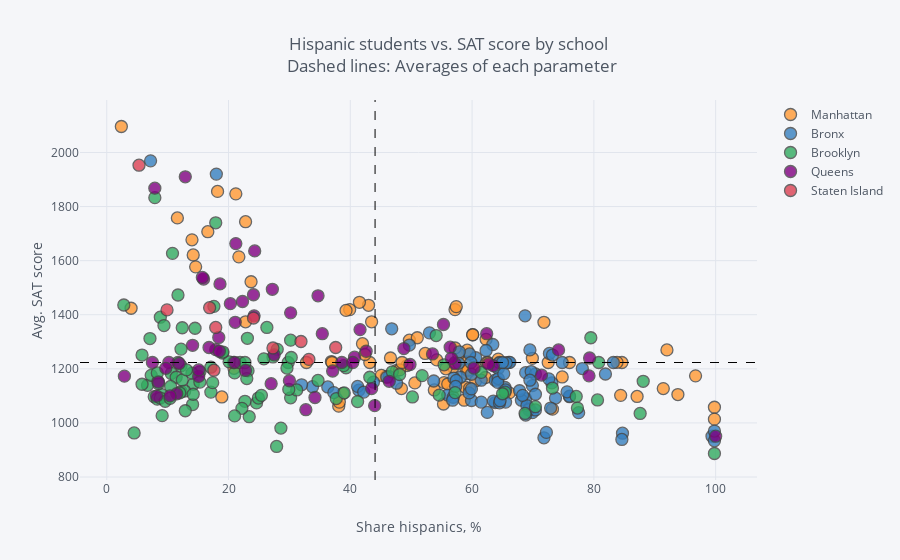

The notebook cell saved with this chart:
### Markdown cell above
White and Asian students have a significant positive correlations with SAT scores, whereas  Black and Hispanic students have negative correlations with Hispanics being at a slightly higher disadvantage. This trends in the NYC dataset are in agreement with the achievement gaps among groups of students in the same time period (2011).  https://nces.ed.gov/nationsreportcard/studies/gaps/

### Code cell
combined.iplot(
        x='hispanic_per',
        y='sat_score',
        categories='boro',
        text="SCHOOL NAME",
        vline= {"x":combined["hispanic_per"].mean(),
                "color":"#000000",
                "dash": "dash"
               },
        hline={"y":combined["sat_score"].mean(),
               "color":"#000000",
               "dash": "dash"
              },
        xTitle='Share hispanics, %',
        yTitle='Avg. SAT score',
        title='Hispanic students vs. SAT score by school <br> Dashed lines: Averages of each parameter'
    )
print("Recommendation: Click the legend to view by boroughs")

### Figure 1 — Plotly figure (JSON) as saved in the notebook; plotly's stock layout.template omitted (floating-point values rounded to 4 significant figures)
{"data": [{"marker": {"color": "rgba(255, 153, 51, 1.0)", "line": {"width": 1.3}, "opacity": 0.8, "size": 12, "symbol": "circle"}, "mode": "markers", "name": "Manhattan", "text": ["HENRY STREET SCHOOL FOR INTERNATIONAL STUDIES", "UNIVERSITY NEIGHBORHOOD HIGH SCHOOL", "EAST SIDE COMMUNITY SCHOOL", "MARTA VALLE HIGH SCHOOL", "NEW EXPLORATIONS INTO SCIENCE, TECHNOLOGY AND MATH HIGH SCHOOL", "BARD HIGH SCHOOL EARLY COLLEGE", "47 THE AMERICAN SIGN LANGUAGE AND ENGLISH SECONDARY SCHOOL", "FOOD AND FINANCE HIGH SCHOOL", "ESSEX STREET ACADEMY", "HIGH SCHOOL OF HOSPITALITY MANAGEMENT", "PACE HIGH SCHOOL", "URBAN ASSEMBLY SCHOOL OF DESIGN AND CONSTRUCTION, THE", "FACING HISTORY SCHOOL, THE", "URBAN ASSEMBLY ACADEMY OF GOVERNMENT AND LAW, THE", "LOWER MANHATTAN ARTS ACADEMY", "URBAN ASSEMBLY SCHOOL OF BUSINESS FOR YOUNG WOMEN, THE", "GRAMERCY ARTS HIGH SCHOOL", "NYC ISCHOOL", "MANHATTAN BUSINESS ACADEMY", "BUSINESS OF SPORTS SCHOOL", "THE HIGH SCHOOL FOR LANGUAGE AND DIPLOMACY", "HIGH SCHOOL FOR ENVIRONMENTAL STUDIES", "PROFESSIONAL PERFORMING ARTS HIGH SCHOOL", "BARUCH COLLEGE CAMPUS HIGH SCHOOL", "N.Y.C. LAB SCHOOL FOR COLLABORATIVE STUDIES", "N.Y.C. MUSEUM SCHOOL", "ELEANOR ROOSEVELT HIGH SCHOOL", "MILLENNIUM HIGH SCHOOL", "LANDMARK HIGH SCHOOL", "HIGH SCHOOL FOR HEALTH PROFESSIONS AND HUMAN SERVICES", "LEADERSHIP AND PUBLIC SERVICE HIGH SCHOOL", "MANHATTAN ACADEMY FOR ARTS & LANGUAGE", "HUDSON HIGH SCHOOL OF LEARNING TECHNOLOGIES", "INTERNATIONAL HIGH SCHOOL AT UNION SQUARE", "MANHATTAN VILLAGE ACADEMY", "VANGUARD HIGH SCHOOL", "MANHATTAN INTERNATIONAL HIGH SCHOOL", "STUYVESANT HIGH SCHOOL", "HIGH SCHOOL OF ECONOMICS AND FINANCE", "UNITY CENTER FOR URBAN TECHNOLOGIES", "TALENT UNLIMITED HIGH SCHOOL", "MURRY BERGTRAUM HIGH SCHOOL FOR BUSINESS CAREERS", "JACQUELINE KENNEDY ONASSIS HIGH SCHOOL", "REPERTORY COMPANY HIGH SCHOOL FOR THEATRE ARTS", "MANHATTAN BRIDGES HIGH SCHOOL", "NEW DESIGN HIGH SCHOOL", "HIGH SCHOOL FOR DUAL LANGUAGE AND ASIAN STUDIES", "THE URBAN ASSEMBLY NEW YORK HARBOR SCHOOL", "RICHARD R. GREEN HIGH SCHOOL OF TEACHING", "THE HIGH SCHOOL OF FASHION INDUSTRIES", "HUMANITIES PREPARATORY ACADEMY", "CHELSEA CAREER AND TECHNICAL EDUCATION HIGH SCHOOL", "ART AND DESIGN HIGH SCHOOL", "LIFE SCIENCES SECONDARY SCHOOL", "HIGH SCHOOL FOR ARTS, IMAGINATION AND INQUIRY", "URBAN ASSEMBLY SCHOOL FOR MEDIA STUDIES, THE", "THE URBAN ASSEMBLY SCHOOL FOR GREEN CAREERS", "THE GLOBAL LEARNING COLLABORATIVE", "WADLEIGH SECONDARY SCHOOL FOR THE PERFORMING & VISUAL ARTS", "FRANK MCCOURT HIGH SCHOOL", "BEACON HIGH SCHOOL", "FIORELLO H. LAGUARDIA HIGH SCHOOL OF MUSIC & ART AND PERFORMING ARTS", "HIGH SCHOOL FOR LAW, ADVOCACY AND COMMUNITY JUSTICE", "HIGH SCHOOL OF ARTS AND TECHNOLOGY", "MANHATTAN / HUNTER SCIENCE HIGH SCHOOL", "FREDERICK DOUGLASS ACADEMY II SECONDARY SCHOOL", "COALITION SCHOOL FOR SOCIAL CHANGE", "MANHATTAN CENTER FOR SCIENCE AND MATHEMATICS", "PARK EAST HIGH SCHOOL", "CENTRAL PARK EAST HIGH SCHOOL", "YOUNG WOMEN'S LEADERSHIP SCHOOL", "YOUNG WOMEN'S LEADERSHIP SCHOOL", "HERITAGE SCHOOL, THE", "MOTT HALL HIGH SCHOOL", "COLUMBIA SECONDARY SCHOOL FOR MATH, SCIENCE, AND ENGINEERING", "ACADEMY FOR SOCIAL ACTION: A COLLEGE BOARD SCHOOL", "URBAN ASSEMBLY SCHOOL FOR THE PERFORMING ARTS", "FREDERICK DOUGLASS ACADEMY", "THURGOOD MARSHALL ACADEMY FOR LEARNING AND SOCIAL CHANGE", "HIGH SCHOOL FOR MATHEMATICS, SCIENCE AND ENGINEERING AT CITY COLLEGE", "CITY COLLEGE ACADEMY OF THE ARTS", "COMMUNITY HEALTH ACADEMY OF THE HEIGHTS", "WASHINGTON HEIGHTS EXPEDITIONARY LEARNING SCHOOL", "HIGH SCHOOL FOR EXCELLENCE AND INNOVATION", "HIGH SCHOOL FOR INTERNATIONAL BUSINESS AND FINANCE", "HIGH SCHOOL FOR MEDIA AND COMMUNICATIONS", "HIGH SCHOOL FOR LAW AND PUBLIC SERVICE", "HIGH SCHOOL FOR HEALTH CAREERS AND SCIENCES", "A. PHILIP RANDOLPH CAMPUS HIGH SCHOOL", "GREGORIO LUPERON HIGH SCHOOL FOR SCIENCE AND MATHEMATICS"], "textfont": {"color": "#4D5663"}, "type": "scatter", "x": [53.8, 45.9, 55.4, 56.9, 14.2, 18.2, 59.2, 47.6, 60.6, 66.1, 42, 59.2, 73.2, 50.6, 55.7, 48.4, 45.1, 43, 58.7, 57.2, 32.8, 57.2, 23.7, 14.6, 14, 39.9, 11.6, 21.7, 74.8, 49.7, 54.2, 84.6, 62.4, 43.2, 71.8, 59, 36.9, 2.4, 43.5, 55.3, 39.3, 46.6, 69.9, 42.4, 99.8, 62.2, 4, 49.3, 59.3, 52.3, 57.8, 60.5, 51, 64.3, 58.9, 56, 76, 62.6, 38.8, 37, 22.8, 16.6, 48.1, 57.2, 41.5, 18.9, 58.7, 57.4, 59.6, 64.5, 60.1, 60.1, 69.4, 63.8, 48.5, 38.1, 38.2, 22.8, 20.9, 21.2, 92, 93.8, 96.7, 72.5, 91.4, 87.1, 84.4, 83.8, 62.3, 99.8], "y": [1122, 1172, 1149, 1207, 1621, 1856, 1182, 1194, 1156, 1111, 1293, 1269, 1051, 1148, 1200, 1127, 1176, 1435, 1223.0, 1223.0, 1223.0, 1419, 1522, 1577, 1677, 1419, 1758, 1614, 1170, 1306, 1233, 1223.0, 1223.0, 1223.0, 1372, 1199, 1227, 2096, 1374, 1070, 1416, 1240, 1239, 1253, 1058, 1168, 1424, 1212, 1195, 1257, 1255, 1207, 1315, 1236, 1132, 1144, 1223.0, 1223.0, 1109, 1223.0, 1744, 1707, 1196, 1277, 1446, 1096, 1084, 1430, 1128, 1221, 1326, 1326, 1054, 1210, 1223.0, 1062, 1077, 1374, 1202, 1847, 1270, 1105, 1174, 1223.0, 1127, 1098, 1102, 1224, 1309, 1014]}, {"marker": {"color": "rgba(55, 128, 191, 1.0)", "line": {"width": 1.3}, "opacity": 0.8, "size": 12, "symbol": "circle"}, "mode": "markers", "name": "Bronx", "text": ["SOUTH BRONX PREPARATORY: A COLLEGE BOARD SCHOOL", "INTERNATIONAL COMMUNITY HIGH SCHOOL", "COMMUNITY SCHOOL FOR SOCIAL JUSTICE", "MOTT HAVEN VILLAGE PREPARATORY HIGH SCHOOL", "UNIVERSITY HEIGHTS SECONDARY SCHOOL", "HOSTOSsLINCOLN ACADEMY OF SCIENCE", "FOREIGN LANGUAGE ACADEMY OF GLOBAL STUDIES", "BRONX LEADERSHIP ACADEMY II HIGH SCHOOL", "NEW EXPLORERS HIGH SCHOOL", "URBAN ASSEMBLY SCHOOL FOR CAREERS IN SPORTS", "BRONX ACADEMY OF LETTERS", "ALFRED E. SMITH CAREER AND TECHNICAL EDUCATION HIGH SCHOOL", "HEALTH OPPORTUNITIES HIGH SCHOOL", "BRONX STUDIO SCHOOL FOR WRITERS AND ARTISTS", "WOMEN'S ACADEMY OF EXCELLENCE", "RENAISSANCE HIGH SCHOOL FOR MUSICAL THEATER & TECHNOLOGY", "PABLO NERUDA ACADEMY FOR ARCHITECTURE AND WORLD STUDIES", "MILLENNIUM ART ACADEMY", "HOLCOMBE L. RUCKER SCHOOL OF COMMUNITY RESEARCH", "ANTONIA PANTOJA PREPARATORY ACADEMY, A COLLEGE BOARD SCHOOL", "HERBERT H. LEHMAN HIGH SCHOOL", "BRONX BRIDGES HIGH SCHOOL", "FELISA RINCON DE GAUTIER INSTITUTE FOR LAW AND PUBLIC POLICY, THE", "BANANA KELLY HIGH SCHOOL", "BRONX EXPEDITIONARY LEARNING HIGH SCHOOL", "EAGLE ACADEMY FOR YOUNG MEN", "URBAN ASSEMBLY SCHOOL FOR APPLIED MATH AND SCIENCE, THE", "EXIMIUS COLLEGE PREPARATORY ACADEMY: A COLLEGE BOARD SCHOOL", "MOTT HALL BRONX HIGH SCHOOL", "BRONX CENTER FOR SCIENCE AND MATHEMATICS", "VALIDUS PREPARATORY ACADEMY: AN EXPEDITIONARY LEARNING SCHOOL", "LEADERSHIP INSTITUTE", "MORRIS ACADEMY FOR COLLABORATIVE STUDIES", "BRONX EARLY COLLEGE ACADEMY FOR TEACHING & LEARNING", "DREAMYARD PREPARATORY SCHOOL", "ACADEMY FOR LANGUAGE AND TECHNOLOGY", "BRONX INTERNATIONAL HIGH SCHOOL", "SCHOOL FOR EXCELLENCE", "BRONX HIGH SCHOOL OF BUSINESS", "BRONX HIGH SCHOOL FOR MEDICAL SCIENCE", "BRONX SCHOOL FOR LAW, GOVERNMENT AND JUSTICE", "FREDERICK DOUGLASS ACADEMY III SECONDARY SCHOOL", "BRONX LEADERSHIP ACADEMY HIGH SCHOOL", "HIGH SCHOOL FOR VIOLIN AND DANCE", "RIVERDALE / KINGSBRIDGE ACADEMY (MIDDLE SCHOOL / HIGH SCHOOL 141)", "BRONX ENGINEERING AND TECHNOLOGY ACADEMY", "THEATRE ARTS PRODUCTION COMPANY SCHOOL", "THE MARIE CURIE SCHOOL FOR MEDICINE, NURSING, AND HEALTH PROFESSIONS", "WEST BRONX ACADEMY FOR THE FUTURE", "KINGSBRIDGE INTERNATIONAL HIGH SCHOOL", "BRONX SCHOOL OF LAW AND FINANCE", "INTERNATIONAL SCHOOL FOR LIBERAL ARTS", "INsTECH ACADEMY (M.S. / HIGH SCHOOL 368)", "KNOWLEDGE AND POWER PREPARATORY ACADEMY INTERNATIONAL HIGH SCHOOL (KAPPA)", "HIGH SCHOOL FOR TEACHING AND THE PROFESSIONS", "BELMONT PREPARATORY HIGH SCHOOL", "FORDHAM HIGH SCHOOL FOR THE ARTS", "FORDHAM LEADERSHIP ACADEMY FOR BUSINESS AND TECHNOLOGY", "BRONX HIGH SCHOOL FOR LAW AND COMMUNITY SERVICE", "DEWITT CLINTON HIGH SCHOOL", "CELIA CRUZ BRONX HIGH SCHOOL OF MUSIC, THE", "BRONX HIGH SCHOOL OF SCIENCE", "MARBLE HILL HIGH SCHOOL FOR INTERNATIONAL STUDIES", "BRONX THEATRE HIGH SCHOOL", "DISCOVERY HIGH SCHOOL", "HIGH SCHOOL OF AMERICAN STUDIES AT LEHMAN COLLEGE", "BRONX HEALTH SCIENCES HIGH SCHOOL", "BRONX HIGH SCHOOL FOR WRITING AND COMMUNICATION ARTS", "BRONX LAB SCHOOL", "ACADEMY FOR SCHOLARSHIP AND ENTREPRENEURSHIP: A COLLEGE BOARD SCHOOL", "HIGH SCHOOL OF COMPUTERS AND TECHNOLOGY", "COLLEGIATE INSTITUTE FOR MATH AND SCIENCE", "BRONX ACADEMY OF HEALTH CAREERS", "ASTOR COLLEGIATE ACADEMY", "BRONX HIGH SCHOOL FOR THE VISUAL ARTS", "HARRY S TRUMAN HIGH SCHOOL", "NEW WORLD HIGH SCHOOL", "THE BRONXWOOD PREPARATORY ACADEMY", "PELHAM PREPARATORY ACADEMY", "HIGH SCHOOL FOR CONTEMPORARY ARTS", "BRONX AEROSPACE HIGH SCHOOL", "METROPOLITAN HIGH SCHOOL, THE", "EXPLORATIONS ACADEMY", "BRONX LATIN", "EAST BRONX ACADEMY FOR THE FUTURE", "PEACE AND DIVERSITY ACADEMY", "PAN AMERICAN INTERNATIONAL HIGH SCHOOL AT MONROE", "THE CINEMA SCHOOL", "BRONX CAREER AND COLLEGE PREPARATORY HIGH SCHOOL", "HIGH SCHOOL OF WORLD CULTURES", "FANNIE LOU HAMER FREEDOM HIGH SCHOOL", "WINGS ACADEMY", "MONROE ACADEMY FOR VISUAL ARTS & DESIGN"], "textfont": {"color": "#4D5663"}, "type": "scatter", "x": [68.8, 71.8, 65.5, 76, 78.1, 72.7, 68.8, 56, 68.1, 70.4, 64.3, 61.5, 56.9, 74.8, 46.4, 63.8, 69.9, 64.3, 56.8, 66, 60.6, 83.2, 76, 65.4, 69.3, 33.8, 63.4, 58.1, 73.7, 68.7, 63.8, 63.5, 73.1, 64.5, 69.9, 99.4, 72.2, 64.5, 59.9, 57.8, 66.2, 41.4, 57, 62.5, 53, 64.2, 69.7, 57.4, 69.5, 84.7, 65.2, 99.8, 81.9, 59.9, 70.4, 65.6, 61.5, 67.8, 64.6, 59.6, 69.5, 7.2, 57.9, 69, 75.6, 18, 36.3, 47.6, 57.3, 32, 59.5, 46.8, 41.2, 46, 62.3, 43.8, 70.4, 37.3, 49.7, 59.9, 72.6, 72.9, 65.5, 73.2, 68.3, 53.7, 99.8, 65, 59.8, 84.6, 68.8, 42.2, 77.5], "y": [1090, 945, 1077, 1097, 1201, 1257, 1186, 1103, 1084, 1181, 1201, 1158, 1095, 1223.0, 1171, 1158, 1038, 1164, 1084, 1223.0, 1241, 1223.0, 1099, 1131, 1049, 1134, 1290, 1169, 1092, 1396, 1075, 1081, 1148, 1223.0, 1138, 951, 965, 1074, 1083, 1221, 1224, 1121, 1166, 1039, 1333, 1150, 1190, 1157, 1158, 962, 1182, 934, 1181, 1180, 1106, 1222, 1077, 1119, 1082, 1255, 1270, 1969, 1263, 1064, 1115, 1920, 1133, 1147, 1135, 1141, 1111, 1348, 1135, 1169, 1268, 1151, 1048, 1112, 1288, 1126, 1163, 1055, 1122, 1251, 1102, 1155, 970, 1223.0, 1223.0, 939, 1029, 1114, 1038]}, {"marker": {"color": "rgba(50, 171, 96, 1.0)", "line": {"width": 1.3}, "opacity": 0.8, "size": 12, "symbol": "circle"}, "mode": "markers", "name": "Brooklyn", "text": ["DR. SUSAN S. MCKINNEY SECONDARY SCHOOL OF THE ARTS", "URBAN ASSEMBLY HIGH SCHOOL OF MUSIC AND ART", "BROOKLYN COMMUNITY HIGH SCHOOL OF COMMUNICATION, ARTS AND MEDIA", "SCIENCE SKILLS CENTER HIGH SCHOOL FOR SCIENCE, TECHNOLOGY AND THE CREATIVE ARTS", "BROOKLYN TECHNICAL HIGH SCHOOL", "BROOKLYN INTERNATIONAL HIGH SCHOOL", "THE URBAN ASSEMBLY SCHOOL FOR LAW AND JUSTICE", "ACORN COMMUNITY HIGH SCHOOL", "URBAN ASSEMBLY INSTITUTE OF MATH AND SCIENCE FOR YOUNG WOMEN", "BEDFORD ACADEMY HIGH SCHOOL", "GEORGE WESTINGHOUSE CAREER AND TECHNICAL EDUCATION HIGH SCHOOL", "BENJAMIN BANNEKER ACADEMY", "CITY POLYTECHNIC HIGH SCHOOL OF ENGINEERING, ARCHITECTURE, AND TECHNOLOGY", "JUAN MOREL CAMPOS SECONDARY SCHOOL", "FOUNDATIONS ACADEMY", "BROOKLYN LATIN SCHOOL, THE", "GREEN SCHOOL: AN ACADEMY FOR ENVIRONMENTAL CAREERS", "PROGRESS HIGH SCHOOL FOR PROFESSIONAL CAREERS", "SCHOOL FOR LEGAL STUDIES", "THE HIGH SCHOOL FOR ENTERPRISE, BUSINESS AND TECHNOLOGY", "BROOKLYN PREPARATORY HIGH SCHOOL", "WILLIAMSBURG HIGH SCHOOL FOR ARCHITECTURE AND DESIGN", "WILLIAMSBURG PREPARATORY SCHOOL", "LYONS COMMUNITY SCHOOL", "AUTOMOTIVE HIGH SCHOOL", "FRANCES PERKINS ACADEMY", "EL PUENTE ACADEMY FOR PEACE AND JUSTICE", "BROOKLYN SCHOOL FOR GLOBAL STUDIES", "BROOKLYN SECONDARY SCHOOL FOR COLLABORATIVE STUDIES", "SECONDARY SCHOOL FOR LAW", "SECONDARY SCHOOL FOR JOURNALISM", "PARK SLOPE COLLEGIATE", "SCHOOL FOR INTERNATIONAL STUDIES", "COBBLE HILL SCHOOL OF AMERICAN STUDIES", "BROOKLYN HIGH SCHOOL OF THE ARTS", "SUNSET PARK HIGH SCHOOL", "FREDERICK DOUGLASS ACADEMY IV SECONDARY SCHOOL", "BOYS AND GIRLS HIGH SCHOOL", "BROOKLYN HIGH SCHOOL FOR LAW AND TECHNOLOGY", "THE BROOKLYN ACADEMY OF GLOBAL FINANCE", "ACADEMY FOR COLLEGE PREPARATION AND CAREER EXPLORATION: A COLLEGE BOARD SCHOOL", "ACADEMY OF HOSPITALITY AND TOURISM", "INTERNATIONAL HIGH SCHOOL AT PROSPECT HEIGHTS", "THE HIGH SCHOOL FOR GLOBAL CITIZENSHIP", "SCHOOL FOR HUMAN RIGHTS, THE", "SCHOOL FOR DEMOCRACY AND LEADERSHIP", "HIGH SCHOOL FOR YOUTH AND COMMUNITY DEVELOPMENT AT ERASMUS", "HIGH SCHOOL FOR SERVICE & LEARNING AT ERASMUS", "SCIENCE, TECHNOLOGY AND RESEARCH EARLY COLLEGE HIGH SCHOOL AT ERASMUS", "HIGH SCHOOL FOR PUBLIC SERVICE: HEROES OF TOMORROW", "BROOKLYN ACADEMY OF SCIENCE AND THE ENVIRONMENT", "BROOKLYN SCHOOL FOR MUSIC & THEATRE", "MEDGAR EVERS COLLEGE PREPARATORY SCHOOL", "CLARA BARTON HIGH SCHOOL", "IT TAKES A VILLAGE ACADEMY", "BROOKLYN GENERATION SCHOOL", "BROOKLYN THEATRE ARTS HIGH SCHOOL", "KURT HAHN EXPEDITIONARY LEARNING SCHOOL", "VICTORY COLLEGIATE HIGH SCHOOL", "ARTS & MEDIA PREPARATORY ACADEMY", "HIGH SCHOOL FOR INNOVATION IN ADVERTISING AND MEDIA", "CULTURAL ACADEMY FOR THE ARTS AND SCIENCES", "HIGH SCHOOL FOR MEDICAL PROFESSIONS", "ACADEMY FOR CONSERVATION AND THE ENVIRONMENT", "URBAN ACTION ACADEMY", "EAST NEW YORK FAMILY ACADEMY", "FDNY HIGH SCHOOL FOR FIRE AND LIFE SAFETY", "HIGH SCHOOL FOR CIVIL RIGHTS", "PERFORMING ARTS AND TECHNOLOGY HIGH SCHOOL", "WORLD ACADEMY FOR TOTAL COMMUNITY HEALTH HIGH SCHOOL", "MULTICULTURAL HIGH SCHOOL", "TRANSIT TECH CAREER AND TECHNICAL EDUCATION HIGH SCHOOL", "ACADEMY OF INNOVATIVE TECHNOLOGY", "BROOKLYN LAB SCHOOL", "CYPRESS HILLS COLLEGIATE PREPARATORY SCHOOL", "W. H. MAXWELL CAREER AND TECHNICAL EDUCATION HIGH SCHOOL", "THE SCHOOL FOR CLASSICS: AN ACADEMY OF THINKERS, WRITERS AND PERFORMERS", "NEW UTRECHT HIGH SCHOOL", "HIGH SCHOOL OF TELECOMMUNICATION ARTS AND TECHNOLOGY", "FORT HAMILTON HIGH SCHOOL", "FRANKLIN DELANO ROOSEVELT HIGH SCHOOL", "THE URBAN ASSEMBLY SCHOOL FOR CRIMINAL JUSTICE", "INTERNATIONAL HIGH SCHOOL AT LAFAYETTE", "RACHEL CARSON HIGH SCHOOL FOR COASTAL STUDIES", "HIGH SCHOOL OF SPORTS MANAGEMENT", "ABRAHAM LINCOLN HIGH SCHOOL", "KINGSBOROUGH EARLY COLLEGE SCHOOL", "EDWARD R. MURROW HIGH SCHOOL", "JOHN DEWEY HIGH SCHOOL", "LIFE ACADEMY HIGH SCHOOL FOR FILM AND MUSIC", "EXPEDITIONARY LEARNING SCHOOL FOR COMMUNITY LEADERS", "WILLIAM E. GRADY CAREER AND TECHNICAL EDUCATION HIGH SCHOOL", "BROOKLYN STUDIO SECONDARY SCHOOL", "MIDWOOD HIGH SCHOOL", "JAMES MADISON HIGH SCHOOL", "LEON M. GOLDSTEIN HIGH SCHOOL FOR THE SCIENCES", "BROOKLYN COLLEGE ACADEMY", "BROOKLYN COLLEGIATE: A COLLEGE BOARD SCHOOL", "FREDERICK DOUGLASS ACADEMY VII HIGH SCHOOL", "TEACHERS PREPARATORY HIGH SCHOOL", "ACADEMY FOR ENVIRONMENTAL LEADERSHIP", "EBC HIGH SCHOOL FOR PUBLIC SERVICE–BUSHWICK", "BUSHWICK SCHOOL FOR SOCIAL JUSTICE", "ACADEMY OF URBAN PLANNING", "ALL CITY LEADERSHIP SECONDARY SCHOOL", "BUSHWICK LEADERS HIGH SCHOOL FOR ACADEMIC EXCELLENCE"], "textfont": {"color": "#4D5663"}, "type": "scatter", "x": [24.6, 22.7, 17.1, 12.2, 7.9, 28.6, 17.1, 12.2, 11.7, 7.1, 15.3, 8.8, 26.3, 80.6, 29.8, 17.9, 46.9, 65.4, 39.3, 55.4, 37.7, 57.2, 61.5, 54.6, 30.2, 31.2, 87.6, 39, 48.1, 29.6, 43.2, 51.8, 38.9, 21, 19, 80.8, 14.1, 7.8, 24.9, 20.8, 6.7, 12.9, 27.9, 7.3, 8.3, 8.4, 9.1, 9, 9.4, 12.2, 14.2, 15.3, 2.8, 5.8, 4.5, 8.5, 12.8, 8.8, 5.8, 9.6, 10.6, 11.4, 12.4, 12, 10.5, 30.3, 23.4, 22.2, 17.4, 14.2, 99.8, 23.2, 50.2, 65, 73.2, 25.4, 34.7, 28, 54.1, 30.2, 27.3, 21.9, 21, 25.8, 23, 20.1, 22.7, 17.6, 19.1, 29.9, 41.2, 14, 23.1, 11.7, 14.5, 10.8, 12.4, 8.3, 10.4, 13.1, 77.1, 88.1, 68.7, 70.4, 79.5, 77.3], "y": [1074, 1080, 1114, 1211, 1833, 981, 1206, 1116, 1223.0, 1312, 1189, 1391, 1353, 1085, 1223.0, 1740, 1189, 1114, 1204, 1215, 1090, 1112, 1187, 1103, 1093, 1122, 1035, 1111, 1179, 1203, 1169, 1175, 1212, 1185, 1258, 1223.0, 1068, 1097, 1092, 1223.0, 1139, 1045, 913, 1176, 1088, 1153, 1027, 1105, 1360, 1273, 1143, 1151, 1436, 1251, 963, 1145, 1118, 1092, 1143, 1080, 1183, 1169, 1159, 1111, 1135, 1242, 1023, 1054, 1149, 1106, 887, 1193, 1096, 1108, 1129, 1102, 1157, 1272, 1323, 1306, 1244, 1223.0, 1026, 1237, 1164, 1226, 1223.0, 1431, 1262, 1124, 1079, 1184, 1313, 1473, 1350, 1627, 1352, 1185, 1091, 1196, 1098, 1154, 1035, 1060, 1315, 1055]}, {"marker": {"color": "rgba(128, 0, 128, 1.0)", "line": {"width": 1.3}, "opacity": 0.8, "size": 12, "symbol": "circle"}, "mode": "markers", "name": "Queens", "text": ["ACADEMY OF FINANCE AND ENTERPRISE", "HIGH SCHOOL OF APPLIED COMMUNICATION", "CIVIC LEADERSHIP ACADEMY", "PAN AMERICAN INTERNATIONAL HIGH SCHOOL", "BARD HIGH SCHOOL EARLY COLLEGE II", "NEWTOWN HIGH SCHOOL", "GROVER CLEVELAND HIGH SCHOOL", "MIDDLE COLLEGE HIGH SCHOOL AT LAGUARDIA COMMUNITY COLLEGE", "INTERNATIONAL HIGH SCHOOL AT LAGUARDIA COMMUNITY COLLEGE", "HIGH SCHOOL FOR ARTS AND BUSINESS", "ROBERT F. WAGNER, JR. SECONDARY SCHOOL FOR ARTS AND TECHNOLOGY", "QUEENS VOCATIONAL AND TECHNICAL HIGH SCHOOL", "AVIATION CAREER & TECHNICAL EDUCATION HIGH SCHOOL", "QUEENS SCHOOL OF INQUIRY, THE", "FLUSHING INTERNATIONAL HIGH SCHOOL", "EASTsWEST SCHOOL OF INTERNATIONAL STUDIES", "WORLD JOURNALISM PREPARATORY: A COLLEGE BOARD SCHOOL", "JOHN BOWNE HIGH SCHOOL", "FLUSHING HIGH SCHOOL", "TOWNSEND HARRIS HIGH SCHOOL", "ROBERT F. KENNEDY COMMUNITY HIGH SCHOOL", "BENJAMIN N. CARDOZO HIGH SCHOOL", "FRANCIS LEWIS HIGH SCHOOL", "MARTIN VAN BUREN HIGH SCHOOL", "BAYSIDE HIGH SCHOOL", "QUEENS HIGH SCHOOL OF TEACHING, LIBERAL ARTS AND THE SCIENCES", "FREDERICK DOUGLASS ACADEMY VI HIGH SCHOOL", "CHANNEL VIEW SCHOOL FOR RESEARCH", "QUEENS HIGH SCHOOL FOR INFORMATION, RESEARCH, AND TECHNOLOGY", "ROBERT H. GODDARD HIGH SCHOOL OF COMMUNICATION ARTS AND TECHNOLOGY", "ACADEMY OF MEDICAL TECHNOLOGY: A COLLEGE BOARD SCHOOL", "SCHOLARS' ACADEMY", "AUGUST MARTIN HIGH SCHOOL", "RICHMOND HILL HIGH SCHOOL", "JOHN ADAMS HIGH SCHOOL", "HIGH SCHOOL FOR CONSTRUCTION TRADES, ENGINEERING AND ARCHITECTURE", "YORK EARLY COLLEGE ACADEMY", "QUEENS COLLEGIATE: A COLLEGE BOARD SCHOOL", "HILLSIDE ARTS & LETTERS ACADEMY", "FOREST HILLS HIGH SCHOOL", "HILLCREST HIGH SCHOOL", "THOMAS A. EDISON CAREER AND TECHNICAL EDUCATION HIGH SCHOOL", "QUEENS GATEWAY TO HEALTH SCIENCES SECONDARY SCHOOL", "QUEENS METROPOLITAN HIGH SCHOOL", "QUEENS HIGH SCHOOL FOR THE SCIENCES AT YORK COLLEGE", "HIGH SCHOOL FOR LAW ENFORCEMENT AND PUBLIC SAFETY", "YOUNG WOMEN'S LEADERSHIP SCHOOL, QUEENS", "QUEENS PREPARATORY ACADEMY", "PATHWAYS COLLEGE PREPARATORY SCHOOL: A COLLEGE BOARD SCHOOL", "EXCELSIOR PREPARATORY HIGH SCHOOL", "GEORGE WASHINGTON CARVER HIGH SCHOOL FOR THE SCIENCES", "PREPARATORY ACADEMY FOR WRITERS: A COLLEGE BOARD SCHOOL", "CAMBRIA HEIGHTS ACADEMY", "MATHEMATICS, SCIENCE RESEARCH AND TECHNOLOGY MAGNET HIGH SCHOOL", "HUMANITIES & ARTS MAGNET HIGH SCHOOL", "YOUNG WOMEN'S LEADERSHIP SCHOOL, ASTORIA", "ACADEMY FOR CAREERS IN TELEVISION AND FILM", "WILLIAM CULLEN BRYANT HIGH SCHOOL", "LONG ISLAND CITY HIGH SCHOOL", "FRANK SINATRA SCHOOL OF THE ARTS HIGH SCHOOL", "INFORMATION TECHNOLOGY HIGH SCHOOL", "NEWCOMERS HIGH SCHOOL", "ACADEMY OF AMERICAN STUDIES", "BACCALAUREATE SCHOOL FOR GLOBAL EDUCATION"], "textfont": {"color": "#4D5663"}, "type": "scatter", "x": [56.4, 57.2, 79.3, 100, 21.2, 60.3, 63.5, 71.4, 44, 79.2, 62.4, 74.2, 55.3, 24.2, 32.7, 17.9, 20.3, 40.7, 49.8, 12.9, 35.4, 18.6, 24.1, 15.1, 22.3, 16.8, 27, 27.5, 30, 42.6, 34.2, 15.9, 11.5, 46.4, 37.1, 41.6, 10.2, 18.5, 21, 30.2, 22.8, 21.1, 15.7, 38.6, 7.9, 15.1, 18.4, 8.2, 2.9, 9.7, 14.1, 10.4, 7.5, 11.9, 8.5, 40.4, 53.5, 48.8, 62.7, 27.2, 56.6, 43.5, 34.7, 24.3], "y": [1280, 1219, 1240, 951, 1663, 1203, 1211, 1177, 1064, 1174, 1330, 1270, 1364, 1396, 1049, 1271, 1441, 1243, 1216, 1910, 1330, 1514, 1474, 1172, 1449, 1279, 1145, 1252, 1156, 1265, 1094, 1532, 1108, 1154, 1192, 1345, 1223.0, 1265, 1223.0, 1407, 1194, 1372, 1538, 1223.0, 1868, 1196, 1316, 1099, 1173, 1202, 1287, 1100, 1223.0, 1220, 1151, 1223.0, 1255, 1275, 1218, 1494, 1239, 1127, 1470, 1636]}, {"marker": {"color": "rgba(219, 64, 82, 1.0)", "line": {"width": 1.3}, "opacity": 0.8, "size": 12, "symbol": "circle"}, "mode": "markers", "name": "Staten Island", "text": ["CSI HIGH SCHOOL FOR INTERNATIONAL STUDIES", "GAYNOR MCCOWN EXPEDITIONARY LEARNING SCHOOL", "THE MICHAEL J. PETRIDES SCHOOL", "NEW DORP HIGH SCHOOL", "PORT RICHMOND HIGH SCHOOL", "CURTIS HIGH SCHOOL", "TOTTENVILLE HIGH SCHOOL", "SUSAN E. WAGNER HIGH SCHOOL", "RALPH R. MCKEE CAREER AND TECHNICAL EDUCATION HIGH SCHOOL", "STATEN ISLAND TECHNICAL HIGH SCHOOL"], "textfont": {"color": "#4D5663"}, "type": "scatter", "x": [17.9, 17.6, 16.9, 27.3, 37.6, 31.9, 9.9, 24.1, 33.2, 5.3], "y": [1353, 1195, 1426, 1277, 1279, 1301, 1418, 1388, 1235, 1953]}], "layout": {"legend": {"bgcolor": "#F5F6F9", "font": {"color": "#4D5663"}}, "paper_bgcolor": "#F5F6F9", "plot_bgcolor": "#F5F6F9", "shapes": [{"line": {"color": "#000000", "dash": "dash", "width": 1}, "type": "line", "x0": 0, "x1": 1, "xref": "paper", "y0": 1223.0, "y1": 1223.0, "yref": "y"}, {"line": {"color": "#000000", "dash": "dash", "width": 1}, "type": "line", "x0": 44.07, "x1": 44.07, "xref": "x", "y0": 0, "y1": 1, "yref": "paper"}], "title": "Hispanic students vs. SAT score by school <br> Dashed lines: Averages of each parameter", "titlefont": {"color": "#4D5663"}, "xaxis": {"gridcolor": "#E1E5ED", "showgrid": true, "tickfont": {"color": "#4D5663"}, "title": "Share hispanics, %", "titlefont": {"color": "#4D5663"}, "zerolinecolor": "#E1E5ED"}, "yaxis": {"gridcolor": "#E1E5ED", "showgrid": true, "tickfont": {"color": "#4D5663"}, "title": "Avg. SAT score", "titlefont": {"color": "#4D5663"}, "zerolinecolor": "#E1E5ED"}}}
